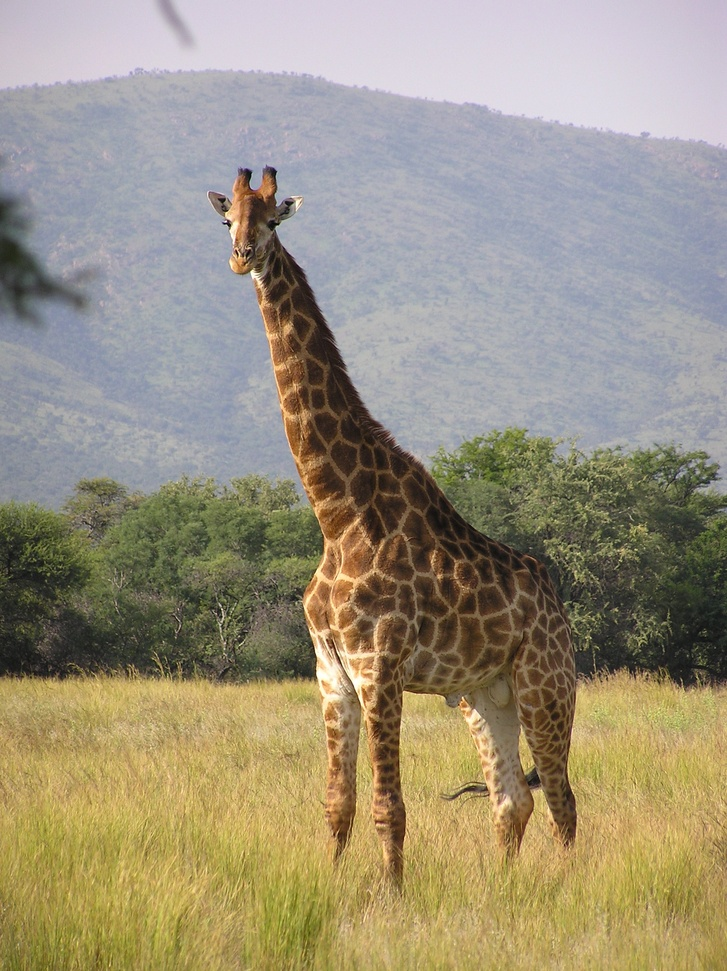
#> input picture project/midterm/giraffe.jpg, 727 x 971 px, shrunk from 1712 x 2288 before the run
$ python question11.py
#> lines starting #> are read from the running program, lines starting #| are printed output that depends on the picture
import cv2
resim = cv2.imread('giraffe.jpg', cv2.IMREAD_COLOR)
#> resim is the input picture: shape (971, 727, 3); mean B, G, R 125.4, 146.3, 155.1
##################### resmi değişik filtrelerden geçir ############################
k = 25
fresim1 = cv2.blur(resim, [k, k])
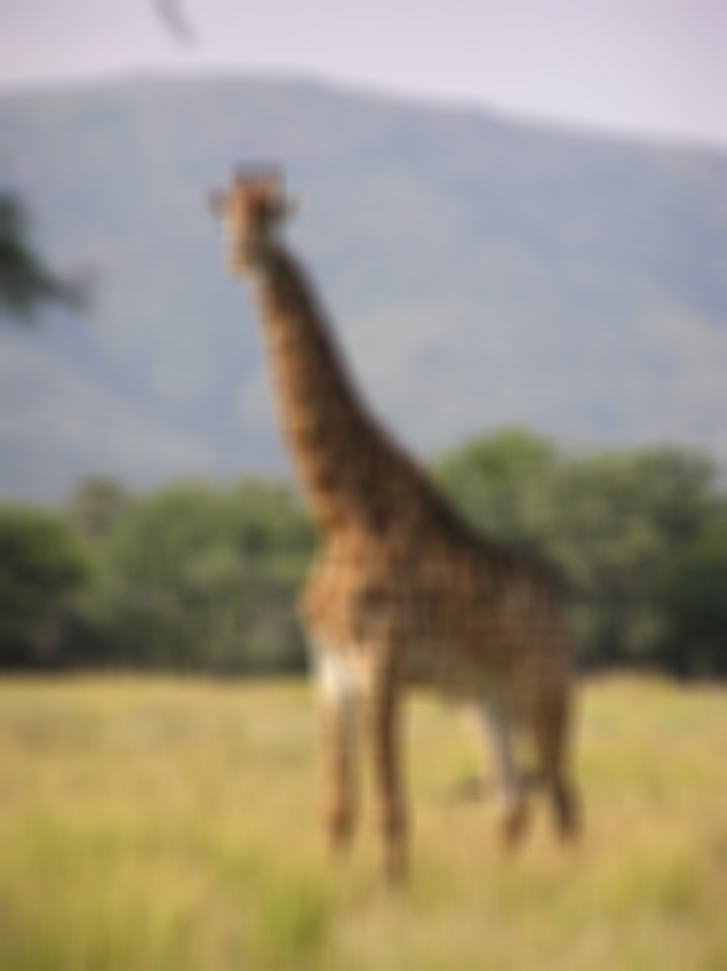
#> fresim1: shape (971, 727, 3); mean B, G, R 125.4, 146.3, 155.1
fresim2 = cv2.GaussianBlur(resim, [k, k], 0)
fresim3 = cv2.medianBlur(resim, k)
fresim4 = cv2.bilateralFilter(resim, 49, 85, 95)
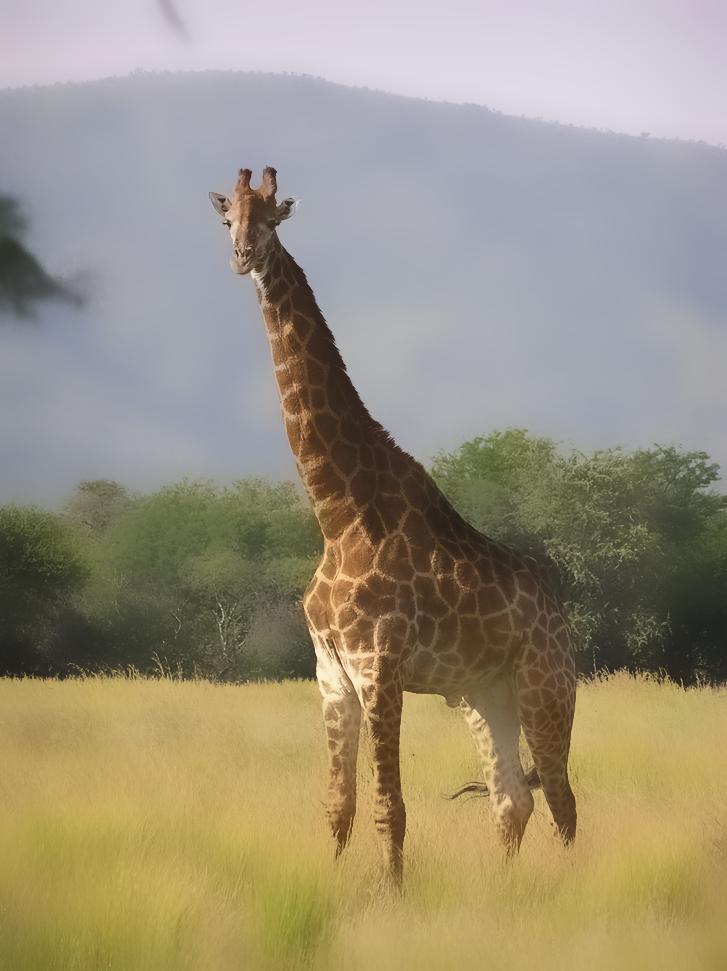
#> fresim4: shape (971, 727, 3); mean B, G, R 125.3, 146.2, 154.9
########## ekranda görüntüleyebilmek için resmi yeniden boyutlandır ###############
s = 1/6
dim = (int(s*resim.shape[1]), int(s*resim.shape[0]))
#> dim = (121, 161)
resim0 = cv2.resize(resim, dim, cv2.INTER_LINEAR)
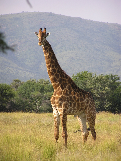
#> resim0: shape (161, 121, 3); mean B, G, R 125.2, 146.2, 155
resim1 = cv2.resize(fresim1, dim, cv2.INTER_LINEAR)
resim2 = cv2.resize(fresim2, dim, cv2.INTER_LINEAR)
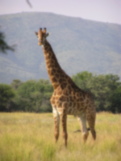
#> resim2: shape (161, 121, 3); mean B, G, R 125.3, 146.2, 155
resim3 = cv2.resize(fresim3, dim, cv2.INTER_LINEAR)
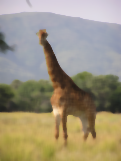
#> resim3: shape (161, 121, 3); mean B, G, R 124.8, 145.8, 154.6
resim4 = cv2.resize(fresim4, dim, cv2.INTER_LINEAR)
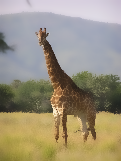
#> resim4: shape (161, 121, 3); mean B, G, R 125.2, 146, 154.8
####################### resimleri ekranda görüntüle ###############################
cv2.imshow('original', resim0)
cv2.imshow('cv2.blur()', resim1)
cv2.imshow('cv2.GaussianBlur()', resim2)
cv2.imshow('cv2.medianBlur()', resim3)
cv2.imshow('cv2.bilateralFilter()', resim4)
cv2.waitKey(0) # kullanıcı klavyeden herhangi bir tuşa basana kadar bekle
########################## resimleri dosyaya yaz ###################################
cv2.imwrite('giraffe blur.jpg', fresim1, [cv2.IMWRITE_JPEG_QUALITY, 100])
cv2.imwrite('giraffe GaussianBlur.jpg', fresim2, [cv2.IMWRITE_JPEG_QUALITY, 100])
cv2.imwrite('giraffe medianBlur.jpg', fresim3, [cv2.IMWRITE_JPEG_QUALITY, 100])
cv2.imwrite('giraffe bilateralFilter.jpg', fresim4, [cv2.IMWRITE_JPEG_QUALITY, 100])
